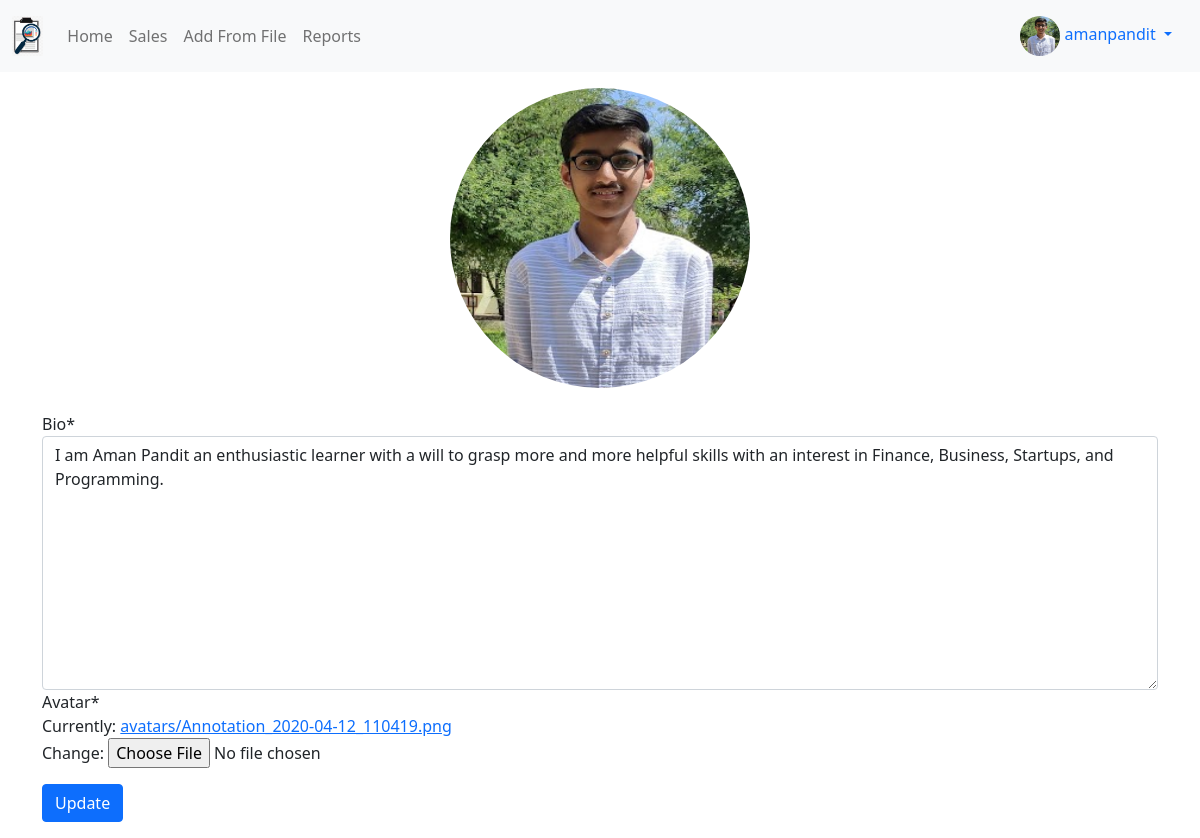
The app's page /my_profile/ (signed in) with its own data.
### profiles/models.py (models this page shows, shortened)
class Profile(models.Model):
    user = models.OneToOneField(User, on_delete=models.CASCADE)
    bio = models.TextField(default='no bio ...')
    avatar = models.ImageField(upload_to='avatars', default = 'no_picture.png')
    created = models.DateTimeField(auto_now_add=True)
    updated = models.DateTimeField(auto_now=True)

### profiles/views.py (the view)
# urls.py: path('', my_profile_view, name='my')
@login_required
def my_profile_view(request):
    profile = Profile.objects.get(user = request.user)
    form = ProfileForm(request.POST or None, request.FILES or None, instance= profile)
    confirm = False
    if form.is_valid():
        form.save()
        confirm = True
    context = {
        'profile': profile,
        'form': form,
        'confirm': confirm,
    }
    return render(request,'profiles/main.html', context)

### profiles/forms.py
class ProfileForm(forms.ModelForm):
    class Meta:
        model = Profile
        exclude = ('user',)

### profiles/templates/profiles/main.html (shortened to what this page needs)
{% extends "base.html" %}
{% load crispy_forms_tags %}
{% block content %}
<div class="text-center">
    <img src="{{profile.avatar.url}}" alt="my-profile" class="avatar-big">
</div>
<br>
<form action="" method="POST" enctype="multipart/form-data">
    {{form|crispy}}
    <button type="submit" class="btn btn-primary mt-3">Update</button>
</form>
{% endblock content %}

### templates/navbar.html (shortened to what this page needs)
{% load static %}
{% url 'sales:home' as path_to_home %}
{% url 'sales:list' as path_to_sales %}
{% url 'reports:from-file' as path_to_from_file %}
{% url 'reports:main' as path_to_reports %}
<nav class="navbar navbar-expand-lg navbar-light bg-light">
  <div class="container-fluid">
    <a class="navbar-brand" href="{{path_to_home}}"><img src="{% static 'logo.png' %}" class="logo-sm"></a>
    <div class="collapse navbar-collapse" id="navbarNav">
      <ul class="navbar-nav">
        <li class="nav-item">
          <a class="nav-link {% if request.path == path_to_home%}active{% endif %}" href="{{path_to_home}}">Home</a>
        </li>
        <li class="nav-item">
          <a class="nav-link {% if request.path == path_to_sales%}active{% endif %}" href="{{path_to_sales}}">Sales</a>
        </li>
        <li class="nav-item">
          <a class="nav-link {% if request.path == path_to_from_file%}active{% endif %}" href="{{path_to_from_file}}">Add From File</a>
        </li>
        <li class="nav-item">
          <a class="nav-link {% if request.path == path_to_reports%}active{% endif %}" href="{{path_to_reports}}">Reports</a>
        </li>
      </ul>
    </div>
    {% if request.user.is_authenticated %}
      <div class="nav-item dropdown">
        <div class="nav-link dropdown-toggle" id="navbarDropdownMenuLink" role="button" data-bs-toggle="dropdown" aria-expanded="false">
          <img src="{{request.user.profile.avatar.url}}" class="avatar-sm">&nbsp;{{request.user}}
        </div>
      </div>
    {% endif %}
  </div>
</nav>

### static/style.css (style rules this page uses)
.avatar-sm { height: 40px; width: 40px; border-radius: 50%; }
.avatar-big { height: 300px; width: 300px; border-radius: 50%; }
.logo-sm { height: 40px; width: auto; }

### records on screen
Profile: avatar (picture), bio "I am Aman Pandit an enthusiastic learner with a will to grasp more and more helpful skills with an interest in Finance, Business, Startups, and Programming."

### other values on screen
{{ request.user }} "amanpandit"
